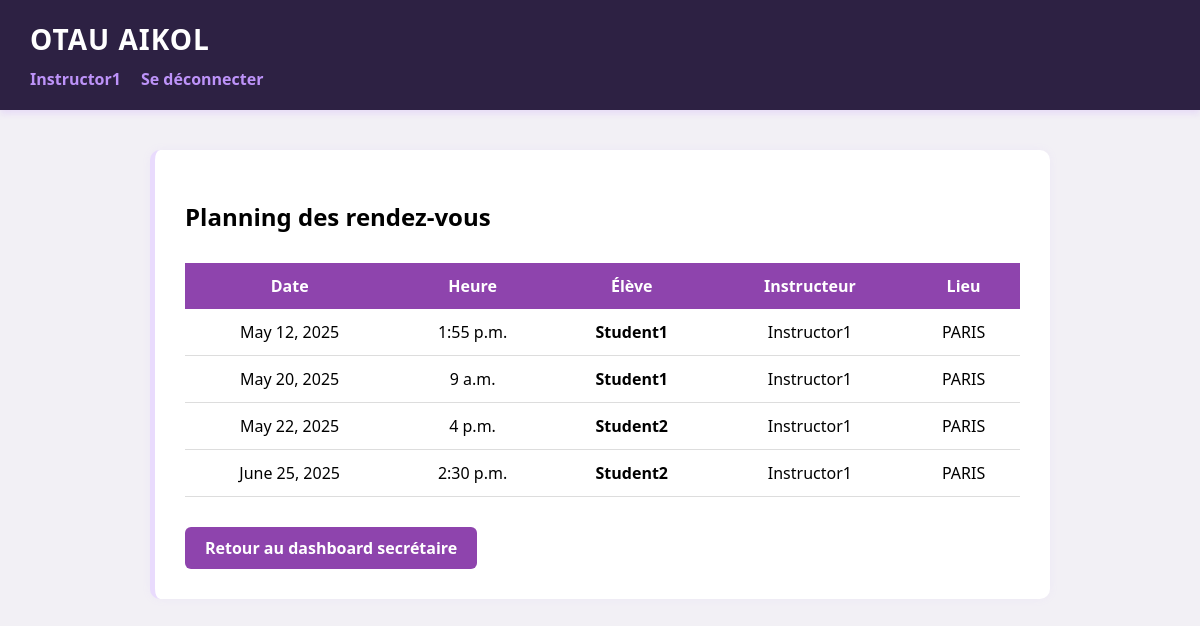
Screenshot of /app/secretary/planning/ (signed in) with the database file from the repository.
### auto_ecole/models.py (models this page shows, shortened)
class Appointment(models.Model):
    student = models.ForeignKey(Student, on_delete=models.CASCADE)
    instructor = models.ForeignKey(Instructor, on_delete=models.CASCADE)
    date = models.DateField()
    time = models.TimeField()
    location = models.CharField(max_length=100)

class Student(models.Model):
    user = models.OneToOneField(User, on_delete=models.CASCADE)
    hours_available = models.PositiveIntegerField(default=0)

class Instructor(models.Model):
    user = models.OneToOneField(User, on_delete=models.CASCADE)
    bio = models.TextField(blank=True, null=True)

### auto_ecole/views.py (the view)
# urls.py: path('secretary/planning/', global_planning, name='global_planning'),
@login_required
def global_planning(request):
    appointments = Appointment.objects.all().order_by('date', 'time')
    return render(request, 'global_planning.html', {'appointments': appointments})

### auto_ecole/templates/global_planning.html (shortened to what this page needs)
{% extends "base.html" %}
{% block content %}
  <h2 style="margin-bottom: 30px;">Planning des rendez-vous</h2>
  {% if appointments %}
    <div style="overflow-x:auto;">
      <table style="width: 100%; border-collapse: collapse; background-color: white; box-shadow: 0 4px 10px rgba(0,0,0,0.05);">
        <thead style="background-color: #8e44ad; color: white;">
          <tr>
            <th style="padding: 12px;">Date</th>
            <th style="padding: 12px;">Heure</th>
            <th style="padding: 12px;">Élève</th>
            <th style="padding: 12px;">Instructeur</th>
            <th style="padding: 12px;">Lieu</th>
          </tr>
        </thead>
        <tbody>
          {% for appointment in appointments %}
            <tr style="text-align: center; border-bottom: 1px solid #ddd;">
              <td style="padding: 12px;">{{ appointment.date }}</td>
              <td style="padding: 12px;">{{ appointment.time }}</td>
              <td style="padding: 12px;">
                <a href="{% url 'student_detail' appointment.student.id %}" style="text-decoration: none; font-weight: bold; color: black;">
                  {{ appointment.student.user.username }}
                </a>
              </td>
              <td style="padding: 12px;">{{ appointment.instructor.user.username }}</td>
              <td style="padding: 12px;">{{ appointment.location }}</td>
            </tr>
          {% endfor %}
        </tbody>
      </table>
    </div>
  {% else %}
    <p>Aucun rendez-vous prévu pour le moment.</p>
  {% endif %}
  <div style="margin-top: 30px;">
    <a href="{% url 'secretary_dashboard' %}" style="text-decoration: none; background-color: #8e44ad; padding: 10px 20px; border-radius: 6px; color: white; font-weight: bold; display: inline-block; transition: 0.3s;">
      Retour au dashboard secrétaire
    </a>
  </div>
{% endblock %}

### auto_ecole/templates/base.html (shortened to what this page needs)
<!DOCTYPE html>
<html lang="fr">
  <head>
  </head>
  <body>
    <header>
      <h1>OTAU AIKOL</h1>
      <nav>
        {% if user.is_authenticated %}
        <span>{{ user.username }} </span>
        <form action="/accounts/logout/" method="post">
          <button type="submit" style="font-size: medium;">Se déconnecter</button>
        </form>
        {% endif %}
      </nav>
    </header>
    <main>
      <div class="content-box">{% block content %} {% endblock %}</div>
    </main>
  </body>
</html>

### auto_ecole/templates/base.html (style rules this page uses)
body { font-family: "Segoe UI", Tahoma, Geneva, Verdana, sans-serif; background-color: #f2f0f5; margin: 0; padding: 0; }
header { background-color: #2d2143; color: white; padding: 20px 30px; box-shadow: 0 4px 6px rgba(189, 147, 249, 0.2); }
header h1 { margin: 0; font-size: 28px; letter-spacing: 1px; }
nav { margin-top: 10px; display: flex; align-items: center; gap: 20px; }
nav a, nav span { color: #bd93f9; text-decoration: none; font-weight: bold; transition: 0.3s; }
nav form { display: inline; }
nav button { background: none; border: none; color: #bd93f9; font-weight: bold; cursor: pointer; padding: 0; font-family: inherit; }
main { padding: 40px 20px; max-width: 900px; margin: 0 auto; }
.content-box { background-color: #ffffff; padding: 30px; border-radius: 10px; box-shadow: 0 0 10px rgba(189, 147, 249, 0.07); border-left: 5px solid #bd93f955; }

### rows the page displays
Appointment: date "May 12, 2025", time "1:55 p.m.", student.user.username "Student1", instructor.user.username "Instructor1", location "PARIS"
Appointment: date "May 20, 2025", time "9 a.m.", student.user.username "Student1", instructor.user.username "Instructor1", location "PARIS"
Appointment: date "May 22, 2025", time "4 p.m.", student.user.username "Student2", instructor.user.username "Instructor1", location "PARIS"
Appointment: date "June 25, 2025", time "2:30 p.m.", student.user.username "Student2", instructor.user.username "Instructor1", location "PARIS"

### other values shown
{{ user.username }} "Instructor1"
